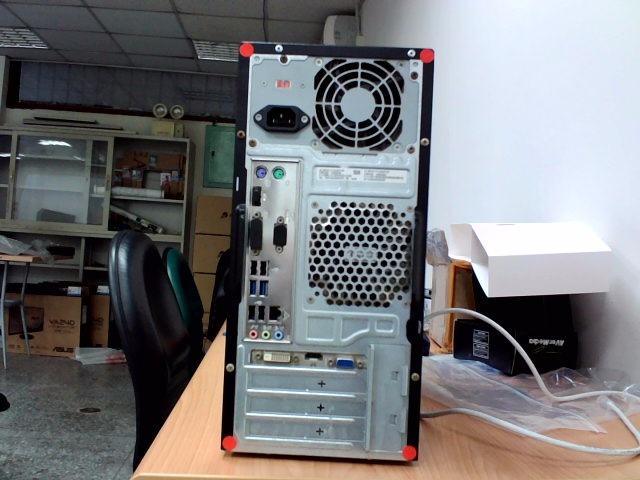
#> input picture Assets/Resources/Camera.jpg, 640 x 480 px, found by its file name
$ python CameraWarping.py
#> lines starting #> are read from the running program, lines starting #| are printed output that depends on the picture
# -*- coding: utf-8 -*-
"""
Spyder Editor

This is a temporary script file.
"""

import cv2
import numpy as np
import time


# [56 lines left out: function filter_out_red, not called in this run]


# Rframe = filter_out_red(src)
# print(RedPoint)
input_Path = "E:\\Augmented-reality-in-Industrial-maintenance\\Assets\\Resources\\"
output_Path = "E:\\Augmented-reality-in-Industrial-maintenance\\Assets\\Resources\\OutCamera.jpg"
src = cv2.imread(input_Path + "Camera.jpg", 1)
#> src is the input picture: shape (480, 640, 3); mean B, G, R 120, 118.3, 118.1
while(1):
    try:
        src = cv2.imread(input_Path + "Camera.jpg", 1)
        (h,w,c) = src.shape
#> h = 480; w = 640; c = 3
        RedPoint  = [] #放找到紅點的座標
        srcPoint = np.float32([[0, 0],[0, h],[w, h]])
#> srcPoint = [[0, 0], [0, 480], [640, 480]]
        AffinePoint = np.float32([[224, 37], [284, 464], [474, 458]])


        M = cv2.getAffineTransform(AffinePoint ,srcPoint)
        Affinedst = cv2.warpAffine(src,M,(w, h))
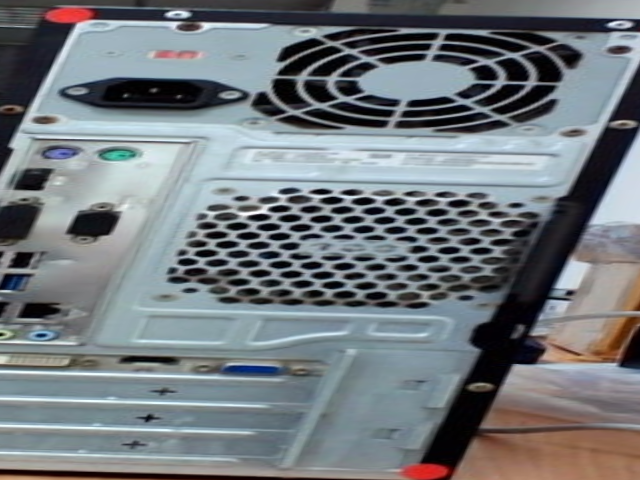
#> Affinedst: shape (480, 640, 3); mean B, G, R 125.6, 121.1, 115
        cv2.imwrite(output_Path, Affinedst)
        time.sleep(1/10)
    except:
        time.sleep(1/60)
